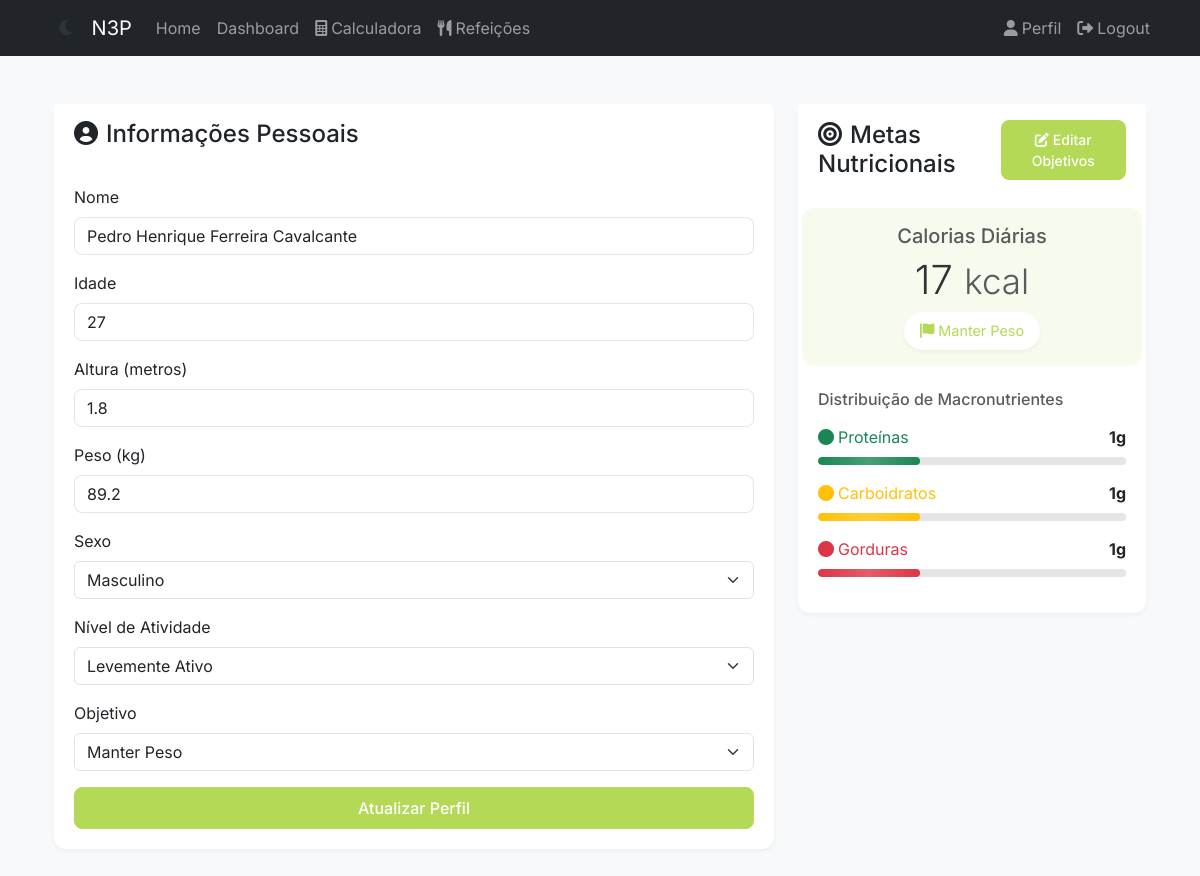
Page /auth/profile (signed in) on the committed database.
### app/models/user.py (models this page shows, shortened)
class User(UserMixin, db.Model):
    __tablename__ = "users"
    id = db.Column(db.Integer, primary_key=True)
    username = db.Column(db.String(80), unique=True, nullable=False)
    email = db.Column(db.String(120), unique=True, nullable=False)
    password_hash = db.Column(db.String(128))
    created_at = db.Column(db.DateTime, default=datetime.utcnow)
    updated_at = db.Column(db.DateTime, default=datetime.utcnow, onupdate=datetime.utcnow)
    nome = db.Column(db.String(100), nullable=False)
    idade = db.Column(db.Integer, nullable=False)
    altura = db.Column(db.Float, nullable=False)  # altura em metros
    peso = db.Column(db.Float, nullable=False)  # peso em kg
    sexo = db.Column(
        db.String(1), nullable=False
    )  # 'M' para masculino, 'F' para feminino
    fator_atividade = db.Column(db.String(20), nullable=False)
    objetivo = db.Column(db.String(50), nullable=False)
    admin = db.Column(db.Boolean, nullable=False, default=False)
    calories_goal = db.Column(db.Float, nullable=True)
    proteins_goal = db.Column(db.Float, nullable=True)
    carbs_goal = db.Column(db.Float, nullable=True)
    fats_goal = db.Column(db.Float, nullable=True)
    diets = db.relationship("Diet", lazy=True)
    def get_objetivo_display(self):
        objetivo_names = {
            "perder_peso": "Perder Peso",
            "manter_peso": "Manter Peso",
            "ganhar_peso": "Ganhar Peso",
            "ganhar_massa": "Ganhar Massa",
        }
        return objetivo_names.get(self.objetivo, self.objetivo)

### app/blueprints/auth/routes.py (the view, shortened to what this page needs)
@bp.route("/profile", methods=["GET", "POST"])
@login_required
def profile():
    form = EditProfileForm(obj=current_user)
    user_goals = type(
        "UserGoals",
        (),
        {
            "calories": current_user.calories_goal or 0,
            "proteins": current_user.proteins_goal or 0,
            "carbs": current_user.carbs_goal or 0,
            "fats": current_user.fats_goal or 0,
        },
    )
    return render_template(
        "auth/profile.html",
        title="Editar Perfil",
        form=form,
        user_goals=user_goals,
        user=current_user,
    )

### app/forms/auth.py
class EditProfileForm(FlaskForm):
    nome = StringField("Nome", validators=[DataRequired(), Length(max=100)])
    idade = IntegerField(
        "Idade", validators=[DataRequired(), NumberRange(min=15, max=100)]
    )
    altura = FloatField(
        "Altura (metros)", validators=[DataRequired(), NumberRange(min=1.0, max=2.5)]
    )
    peso = FloatField(
        "Peso (kg)", validators=[DataRequired(), NumberRange(min=30, max=300)]
    )
    sexo = SelectField(
        "Sexo", choices=list(GENDER_CHOICES.items()), validators=[DataRequired()]
    )
    fator_atividade = SelectField(
        "Nível de Atividade",
        choices=list(ACTIVITY_DISPLAY.items()),
        validators=[DataRequired()],
    )
    objetivo = SelectField(
        "Objetivo", choices=list(OBJECTIVE_DISPLAY.items()), validators=[DataRequired()]
    )
    submit = SubmitField("Atualizar Perfil")

### app/__init__.py (called while the page is built)
def create_app(config_class=Config):
    app = Flask(__name__)
    app.config.from_object(config_class)
    db.init_app(app)
    migrate.init_app(app, db)
    login.init_app(app)
    register_blueprints(app)
    from app.models import User
    @login.user_loader
    def load_user(id):
        return User.query.get(int(id))
    return app

### app/templates/auth/profile.html (shortened to what this page needs)
{% extends "base.html" %} {% from "macros/forms.html" import render_form %}  {% block content %}
<div class="container py-4">
  <div class="row justify-content-center">
    <div class="col-md-8">
      <div class="card profile-card mb-4">
        <div class="card-header bg-white border-bottom-0 py-3">
          <h4 class="mb-0">
            <i class="fas fa-user-circle me-2"></i>Informações Pessoais
          </h4>
        </div>
        <div class="card-body">
          <form
            method="POST"
            action="{{ url_for('auth.profile') }}"
            id="profileForm"
          >
            <div class="mb-3">
              {{ form.nome.label(class="form-label") }} {{
              form.nome(class="form-control") }}
            </div>
            <div class="mb-3">
              {{ form.idade.label(class="form-label") }} {{
              form.idade(class="form-control") }}
            </div>
            <div class="mb-3">
              {{ form.altura.label(class="form-label") }} {{
              form.altura(class="form-control", step="0.01", id="altura",
              pattern="[0-9]*[.,]?[0-9]*", inputmode="decimal") }}
            </div>
            <div class="mb-3">
              {{ form.peso.label(class="form-label") }} {{
              form.peso(class="form-control", step="0.1", id="peso",
              pattern="[0-9]*[.,]?[0-9]*", inputmode="decimal") }}
            </div>
            <div class="mb-3">
              {{ form.sexo.label(class="form-label") }} {{
              form.sexo(class="form-select") }}
            </div>
            <div class="mb-3">
              {{ form.fator_atividade.label(class="form-label") }} {{
              form.fator_atividade(class="form-select") }}
            </div>
            <div class="mb-3">
              {{ form.objetivo.label(class="form-label") }} {{
              form.objetivo(class="form-select") }}
            </div>
            <div class="d-grid">{{ form.submit(class="btn btn-primary") }}</div>
          </form>
        </div>
      </div>
    </div>
    <div class="col-md-4">
      <div class="card goals-card">
        <div
          class="card-header bg-white border-bottom-0 py-3 d-flex justify-content-between align-items-center"
        >
          <h4 class="mb-0">
            <i class="fas fa-bullseye me-2"></i>Metas Nutricionais
          </h4>
          <button
            type="button"
            class="btn btn-primary btn-sm"
            data-bs-toggle="modal"
            data-bs-target="#editGoalsModal"
          >
            <i class="fas fa-edit me-1"></i>Editar Objetivos
          </button>
        </div>
        <div class="card-body">
          <div class="calories-goal mb-4">
            <h5 class="text-muted mb-2">Calorias Diárias</h5>
            <h2 class="display-6 mb-2">
              <span>{{ user_goals.calories|int }}</span>
              <small class="text-muted">kcal</small>
            </h2>
            <div class="goal-badge">
              <i class="fas fa-flag me-1"></i>{{ user.get_objetivo_display() }}
            </div>
          </div>
          <div class="macros-distribution">
            <h6 class="text-muted mb-3">Distribuição de Macronutrientes</h6>
            {% for macro, label, value, color in [ ('proteins', 'Proteínas',
            user_goals.proteins, 'success'), ('carbs', 'Carboidratos',
            user_goals.carbs, 'warning'), ('fats', 'Gorduras', user_goals.fats,
            'danger') ] %}
            <div class="macro-bar mb-3">
              <div
                class="d-flex justify-content-between align-items-center mb-1"
              >
                <span class="text-{{ color }}"
                  ><i class="fas fa-circle me-1"></i>{{ label }}</span
                >
                <span class="fw-bold">{{ value|int }}g</span>
              </div>
              <div class="progress">
                <div
                  class="progress-bar bg-{{ color }}"
                  style="width: 33%"
                ></div>
              </div>
            </div>
            {% endfor %}
          </div>
        </div>
      </div>
    </div>
  </div>
</div>
{% endblock %} {% block extra_css %}
<link
  rel="stylesheet"
  href="{{ url_for('static', filename='css/auth.css') }}"
/>
{% endblock %}

### app/templates/base.html (shortened to what this page needs)
<!DOCTYPE html>
<html lang="pt-BR" data-theme="light">
  <head>
    <link
      href="https://cdn.jsdelivr.net/npm/bootstrap@5.3.0/dist/css/bootstrap.min.css"
      rel="stylesheet"
    />
    <link
      rel="stylesheet"
      href="https://cdnjs.cloudflare.com/ajax/libs/font-awesome/6.0.0/css/all.min.css"
    />
    <link
      rel="stylesheet"
      href="{{ url_for('static', filename='css/theme.css') }}"
    />
    <link
      rel="stylesheet"
      href="{{ url_for('static', filename='css/dashboard.css') }}"
    />
    <link
      rel="stylesheet"
      href="{{ url_for('static', filename='css/auth.css') }}"
    />
    {% block extra_css %}{% endblock %}
  </head>
  <body>
    <nav class="navbar navbar-expand-lg navbar-dark bg-dark">
      <div class="container">
        <button
          class="nav-link theme-toggle"
          onclick="toggleTheme()"
          title="Alternar tema"
        >
          <i class="fas fa-moon"></i>
        </button>
        <a class="navbar-brand" href="{{ url_for('main.index') }}">N3P</a>
        <div class="collapse navbar-collapse" id="navbarNav">
          <ul class="navbar-nav me-auto">
            <li class="nav-item">
              <a class="nav-link" href="{{ url_for('main.index') }}">Home</a>
            </li>
            {% if current_user.is_authenticated %}
            <li class="nav-item">
              <a class="nav-link" href="{{ url_for('main.dashboard') }}"
                >Dashboard</a
              >
            </li>
            <li class="nav-item">
              <a class="nav-link" href="{{ url_for('main.calculator') }}"
                ><i class="fas fa-calculator me-1"></i>Calculadora</a
              >
            </li>
            <li class="nav-item">
              <a class="nav-link" href="{{ url_for('main.meals') }}"
                ><i class="fas fa-utensils me-1"></i>Refeições</a
              >
            </li>
            {% endif %}
          </ul>
          <ul class="navbar-nav">
            {% if current_user.is_authenticated %}
            <li class="nav-item">
              <a class="nav-link" href="{{ url_for('auth.profile') }}">
                <i class="fas fa-user me-1"></i>Perfil
              </a>
            </li>
            <li class="nav-item">
              <a class="nav-link" href="{{ url_for('auth.logout') }}">
                <i class="fas fa-sign-out-alt me-1"></i>Logout
              </a>
            </li>
            {% else %}
            <li class="nav-item">
              <a class="nav-link" href="{{ url_for('auth.login') }}">
                <i class="fas fa-sign-in-alt me-1"></i>Login
              </a>
            </li>
            {% endif %}
          </ul>
        </div>
      </div>
    </nav>
    <div class="container mt-4">{% block content %}{% endblock %}</div>
  </body>
</html>

### app/static/css/theme.css (style rules this page uses)
:root { --primary-color: #b4d957; --primary-light: #d4e9a5; --primary-dark: #9fc748; --secondary-color: #ff7f6b; --secondary-dark: #ff6b54; --bg-color: #ffffff; --bg-secondary: #f8f9fa; --text-color: #212529; --text-muted: #6c757d; --border-color: #dee2e6; --shadow-sm: 0 2px 4px rgba(0, 0, 0, 0.05); --shadow-md: 0 4px 6px rgba(0, 0, 0, 0.1); --shadow-lg: 0 6px 20px rgba(0, 0, 0, 0.1); --card-bg: #ffffff; --input-bg: #ffffff; --border-radius: 0.5rem; --transition: all 0.3s ease; --scale: scale(1.02); --scale-btn: scale(1.05); }
body { background-color: var(--bg-color); color: var(--text-color); font-family: "Inter", -apple-system, BlinkMacSystemFont, sans-serif; line-height: 1.5; margin: 0; padding: 0; transition: background-color 0.3s ease, color 0.3s ease; }
.card { background: var(--card-bg); border-radius: var(--border-radius); border: none; box-shadow: var(--shadow-sm); transition: var(--transition); margin-bottom: 1.5rem; }
.card-header { background: transparent; border-bottom: 1px solid var(--border-color); padding: 1.25rem; }
.card-body { padding: 1.25rem; }
.btn { border-radius: var(--border-radius); font-weight: 500; padding: 0.5rem 1rem; transition: var(--transition); position: relative; overflow: hidden; }
.btn-primary { background-color: var(--primary-color); border-color: var(--primary-color); }
.form-control { border-radius: var(--border-radius); border: 1px solid var(--border-color); padding: 0.375rem 0.75rem; height: auto; transition: var(--transition); background-color: var(--input-bg); }
.progress { background-color: rgba(180, 217, 87, 0.1); border-radius: 100px; height: 0.5rem; margin: 0.5rem 0; overflow: hidden; }
.progress-bar { background-color: var(--primary-color); border-radius: 100px; transition: width 1s ease; }
.theme-toggle { background: none; border: none; color: var(--text-color); padding: 0.5rem 0; margin: 0 1rem; cursor: pointer; transition: var(--transition); display: flex; align-items: center; justify-content: center; line-height: 1.5; }
.theme-toggle i { font-size: 1.1rem; vertical-align: middle; }

### app/static/css/dashboard.css (style rules this page uses)
:root { --primary-color: #b4d957; --primary-light: #d4e9a5; --secondary-color: #ff7a5c; --text-color: #2d3436; --text-muted: #636e72; --background-color: #f8f9fa; --card-background: #ffffff; --border-radius: 12px; --shadow: 0 2px 12px rgba(0, 0, 0, 0.08); --transition: all 0.3s ease; --scale: scale(1.02); --scale-btn: scale(1.05); }
body { background-color: var(--background-color); color: var(--text-color); font-family: "Inter", -apple-system, BlinkMacSystemFont, sans-serif; line-height: 1.5; margin: 0; padding: 0; }
.card { background: var(--card-background); border-radius: var(--border-radius); border: none; box-shadow: var(--shadow); transition: var(--transition); margin-bottom: 1.5rem; animation: slideIn 0.5s ease-out; }
.card-header { background: transparent; border-bottom: 1px solid rgba(0, 0, 0, 0.05); padding: 1.25rem; }
.card-body { padding: 1.25rem; }
.btn { border-radius: 8px; font-weight: 500; padding: 0.5rem 1rem; transition: var(--transition); position: relative; overflow: hidden; }
.btn::after { content: ""; position: absolute; top: 50%; left: 50%; width: 5px; height: 5px; background: rgba(255, 255, 255, 0.5); opacity: 0; border-radius: 100%; transform: scale(1, 1) translate(-50%); transform-origin: 50% 50%; }
.btn-primary { background-color: var(--primary-color); border-color: var(--primary-color); }
.form-control { border-radius: 8px; border: 1px solid rgba(0, 0, 0, 0.1); padding: 0.375rem 0.75rem; height: auto; transition: var(--transition); }
.progress { background-color: rgba(180, 217, 87, 0.1); border-radius: 100px; height: 0.5rem; margin: 0.5rem 0; overflow: hidden; position: relative; }
.progress-bar { background-color: var(--primary-color); border-radius: 100px; transition: width 1s ease; position: relative; }
.progress-bar::after { content: ""; position: absolute; top: 0; left: 0; width: 100%; height: 100%; background: linear-gradient( 90deg, rgba(255, 255, 255, 0) 0%, rgba(255, 255, 255, 0.2) 50%, rgba(255, 255, 255, 0) 100% ); animation: shine 2s infinite; }

### rows in the picture
User: nome "Pedro Henrique Ferreira Cavalcante", idade "27", altura "1.8", peso "89.2", sexo "Masculino", fator_atividade "Levemente Ativo", objetivo "Manter Peso", calories "17", label "Proteínas", proteins_goal "1", label "Carboidratos", carbs_goal "1", label "Gorduras", fats_goal "1"
